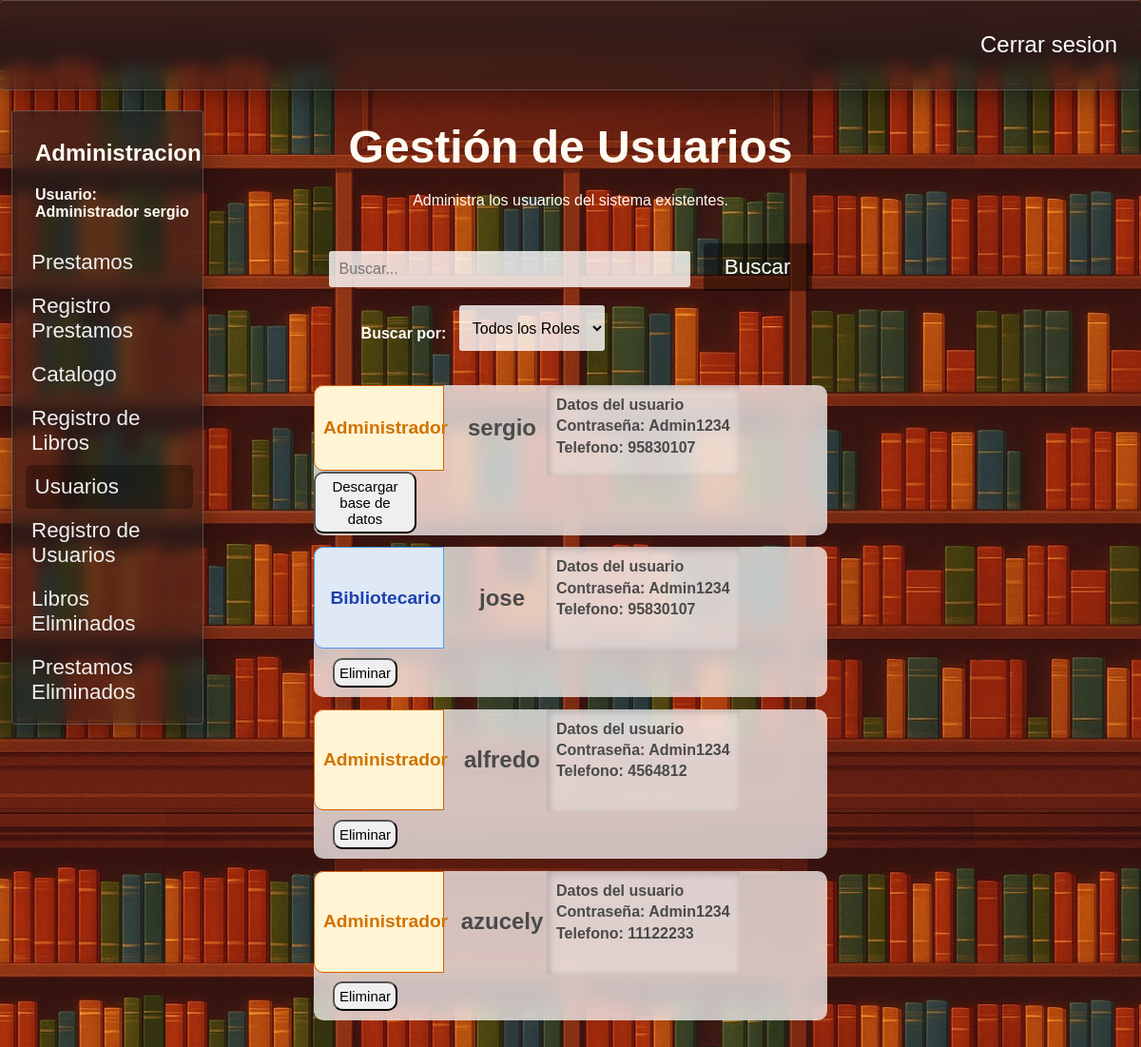
The page /usuarios (signed in) on the database as committed earlier.
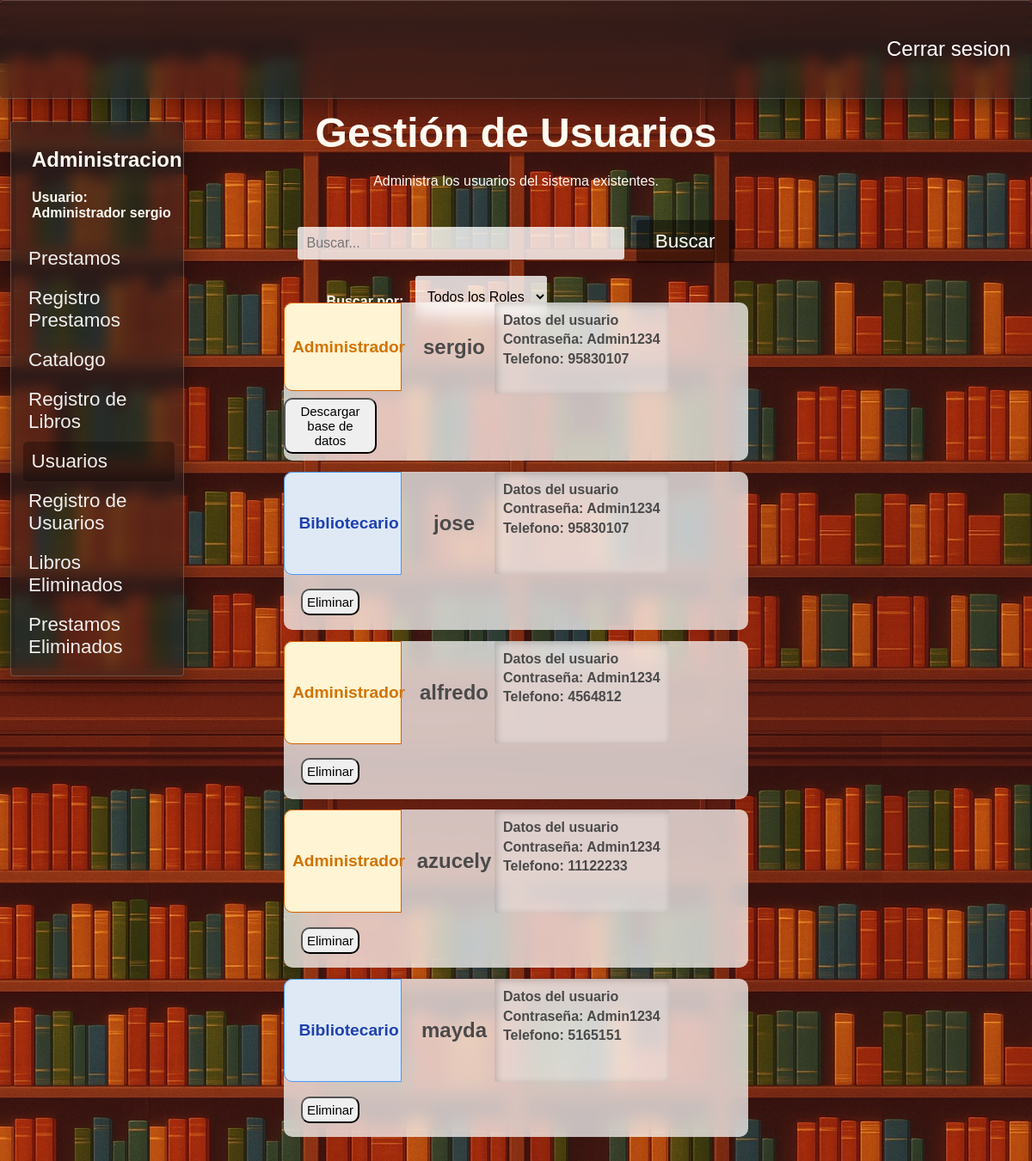
The same page on the database as committed later.
### tables this page shows
CREATE TABLE "Roles" (
	"id_rol"	INTEGER NOT NULL,
	"rol"	TEXT NOT NULL,
	PRIMARY KEY("id_rol" AUTOINCREMENT)
);

CREATE TABLE "Administradores" (
	"id_administrador"	INTEGER NOT NULL,
	"usuario"	TEXT NOT NULL,
	"contrasena"	TEXT NOT NULL,
	"telefono"	TEXT NOT NULL,
	"id_rol"	INTEGER NOT NULL,
	PRIMARY KEY("id_administrador" AUTOINCREMENT),
	FOREIGN KEY("id_rol") REFERENCES "Roles"("id_rol")
);

### app.py (the view)
@app.route("/usuarios",methods = ["POST","GET"])
def usuarios():
    if "usuario" not in session:
        return redirect("/") #Solo se puede acceder con session iniciada
    conexion = conexion_BD()
    query = conexion.cursor()
    query.execute("""Select a.id_rol,r.rol,a.usuario,a.contrasena,a.telefono,a.id_administrador from administradores a
                    join roles r on a.id_rol = r.id_rol""")
    usuarios = query.fetchall()
    query.close()
    conexion.close()
    return render_template("usuarios.html",usuarios = usuarios)

### config.py (called while the page is built)
def conexion_BD():
    return sqlite3.connect(DB_PATH)

### templates/usuarios.html (shortened to what this page needs)
<!DOCTYPE html>
<html lang="es">
<head>
    <link rel="stylesheet" href="{{ url_for('static', filename='estilo_usuarios.css') }}">
    <link rel="stylesheet" href="{{ url_for('static', filename='barra_lateral.css') }}">
    <link rel="stylesheet" href="{{ url_for('static', filename='filtros.css') }}">
    <link rel="stylesheet" href="{{ url_for('static', filename='general.css') }}">
</head>
<body>
    <header>
        <div class="navbar fondo-cristal">
            <a href="{{ url_for('logout') }}">Cerrar sesion</a>
        </div>
    </header>
    <main>
        {% if ((session["rol"]) == "Administrador") or ((session["rol"]) == "Bibliotecario") %}
        <section class="barra-lateral fondo-cristal">
            <h2>Administracion</h2>
            <h4>Usuario: <br>
            {{session["rol"]}}&nbsp;{{session["usuario"]}}</h4>
            <nav>
                <a href="{{ url_for('prestamos') }}">Prestamos </a>
                <a href="{{ url_for('registro_prestamos') }}">Registro Prestamos</a>
                <a href="{{ url_for('libros') }}">Catalogo </a>
                <a href="{{ url_for('insertar_libro') }}">Registro de Libros</a>
                {% if session["rol"] == "Administrador" %}
                <a href="{{ url_for('usuarios') }}" id="pagina-actual">Usuarios</a>
                <a href="{{ url_for('registrar_usuarios') }}">Registro de Usuarios</a>
                <a href="{{ url_for('libros_eliminados') }}">Libros Eliminados</a>
                <a href="{{ url_for('prestamos_eliminados') }}">Prestamos Eliminados</a>
                {% endif %}
            </nav>
        </section>
        {% endif %}
        <div class="div-busqueda">
            <form class="frm-usuarios" action="/buscar_usuario" method="POST">
                <label for="buscar_usuario"><h1>Gestión de Usuarios</h1>Administra los usuarios del sistema existentes.</label><br><br><br>
                <input class="buscar-usuario" id="cuadro-busqueda" type="text" name="buscar_usuario" autocomplete="off" placeholder="Buscar...">&nbsp;&nbsp;
                <button id="btn-buscar" type="submit">Buscar</button>
                <section class="menu-filtros">
                    <nav>
                        <section>
                            <h4> Buscar por: &nbsp;&nbsp;</h4>
                            <select name="filtro-busqueda" id="filtro-busqueda">
                                <option value="Todos">Todos los Roles</option>
                            </select>
                        </section>
                    </nav>
            </form>
        </div>
        <div class="contendor-usuarios">
            {% for usuario in usuarios %}
            <div class="usuario">
                <span class="span-rol"
                {% if (usuario[0]|int) == 2 %}
                    id="u-administrador"
                {% elif (usuario[0]|int) == 1 %}
                    id="u-bibliotecario"
                {% endif %}
                >
                    <h2>{{usuario[1]}}</h2>
                </span>
                <span id="span-info-usuarios">
                    <h2>{{usuario[2]}}</h2>
                </span>
                <span id="span-informacion-usuario">
                    <h4 class="h4-datos-usuario">
                        <strong>Datos del usuario</strong><br>
                        Contraseña: {{usuario[3]}} <br>
                        Telefono: {{usuario[4]}}<br>
                    </h4>
                </span>
                <span id="span-acciones-usuario">
                    {% if session["rol"] == 'Administrador' and usuario[5]|int != 1 and session["usuario"] != usuario[2] %}
                        <form class="frm-eliminar-usuario" action="/eliminar_usuario" method="POST">
                            <button type="submit"> Eliminar </button>
                        </form>
                    {% elif (session["id_administrador"]) == 1 %}
                        <button>
                            <a href="{{ url_for('descargar_bd') }}">Descargar base de datos</a>
                        </button>
                    {% endif %}
                </span>
            </div>
            {% endfor %}
            <br><br><br><br>
        </div>
    </main>
</body>
</html>

### static/estilo_usuarios.css (style rules this page uses)
body { background-image: url('img/libros-loop-v2.jpg'); background-size: cover; background-position: top; }
main { height: 100vh; display: flex; flex-direction: column; justify-content: center; align-items: center; color: #fffbf2; }
.contendor-usuarios { display: block; position: relative; width: 45%; height: auto; min-height: 70%; top: 40%; z-index: 0; margin: 2rem auto; }
.usuario { background-color: rgba(255, 255, 255, 0.721); backdrop-filter: blur(10px); display: flex; flex-wrap: wrap; width: 100%; height: 25%; border-radius: 10px; margin-bottom: .8rem; color: #4a4a4a; transition: 0.3s ease-in-out; }
.span-rol { position: relative; display: flex; width: 25%; flex-direction: column; justify-content: center; align-items: center; border-top-left-radius: 10px; border-bottom-left-radius: 10px; font-size: 80%; }
#span-info-usuarios { position: relative; display: flex; width: 20%; flex-direction: column; justify-content: center; align-items: center; }
.h4-datos-usuario { background-color: rgba(255, 255, 255, 0.252); padding: 10px; line-height: 1.4; margin: 0; height: 83%; border-radius: 3px; box-shadow: inset 2px 2px 8px rgba(0, 0, 0, 0.2); }
#span-acciones-usuario { position: relative; width: 20%; border-top-right-radius: 15px; border-bottom-right-radius: 15px; display: flex; flex-direction: column; align-items: center; justify-content:center; }
#span-acciones-usuario button { border-radius: 10px; padding: 5px; font-size: 15px; transition: .3s ease-in-out; }
#u-administrador { background-color: rgb(255, 244, 212); color: rgb(209, 115, 0); border: solid 1px rgb(212, 95, 0); }
#u-bibliotecario { background-color: rgb(223,233,246); color: rgb(31,65,175); border: solid 1px rgb(72, 152, 250); }
.div-busqueda { text-align: center; position: absolute; top: 5rem; height: auto; width: 60%; padding: 15px; border-radius: 4px; }
form select, form input { padding: 10px; font-size: 1rem; border-radius: 3px; border: none; background-color: rgba(255, 255, 255, 0.8); color: black; }
form select { height: 3rem; }
#cuadro-busqueda { width: 50%; }
button a { text-decoration: none; color: black; }

### static/barra_lateral.css (style rules this page uses)
.barra-lateral { position: absolute; width: 15%; height: auto; left: 1%; top: 10%; padding: 10px; }
.barra-lateral nav { margin-top: 10%; }
.barra-lateral nav a { padding: 10px; color: #efefef; text-decoration: none; display: block; font-size: 1.4rem; transition: 0.2s ease-in-out; border-radius: 5px; }
.barra-lateral h4, .barra-lateral h2 { margin-left: 14px; }
#pagina-actual { background-color: rgba(0, 0, 0, 0.294); margin-left: 2%; }

### static/filtros.css (style rules this page uses)
.menu-filtros { position: absolute; display: flex; width: 100%; }
.menu-filtros nav { margin-top: 2%; display: flex; width: 90%; justify-content: space-evenly; }
h2 { margin-left: 14px; }
.menu-filtros nav section { display: flex; }

### static/general.css (style rules this page uses)
body { margin: 0; padding: 0; font-family: Arial, sans-serif; }
h1 { font-size: 3rem; margin-bottom: 20px; }
#btn-registrar, #btn-buscar, #btn-catalogo, #btn-login, #btn-registrar-prestamo { text-decoration: none; color: white; background-color: #00000071; padding: 12px 22px; font-size: 1.4rem; border: none; border-radius: 4px; transition: background-color 0.2s ease-in-out; }
.navbar { background-color: #00000071; width: 100%; height: 8%; position: absolute; top: 0px; display: flex; align-items: center; justify-content: flex-end; border-left: none !important; border-right: none !important; }
.navbar a { text-decoration: none; color: white; padding: 25px; font-size: 1.5rem; transition: 0.1s ease-in; border-radius: 4px; }
.fondo-cristal { background: linear-gradient(rgba(31,31,31,0.6),rgba(31,31,31,0.45)); backdrop-filter: blur(8px); box-shadow: 0 8px 32px 0 rgba(0,0,0,0.37); border: solid 1px rgba(255, 255, 255, 0.21); border-radius: 4px; }

Rows that differ between the two databases and show on the page:
added Administradores: rol "Bibliotecario", usuario "mayda", contrasena "Admin1234", telefono "5165151"
